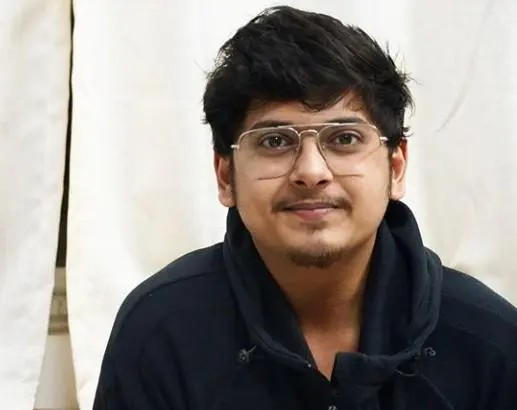
#> input picture face.jpg, 517 x 410 px
$ python face_detection.py
#> lines starting #> are read from the running program, lines starting #| are printed output that depends on the picture; after the words box and inside, x2 and y2 are one past the last pixel; in counts of white or black regions, pixels touching at a corner belong together
import cv2
face_cascade = cv2.CascadeClassifier(cv2.data.haarcascades + "haarcascade_frontalface_default.xml")
image = cv2.imread("face.jpg")
#> image is the input picture: shape (410, 517, 3); mean B, G, R 137.7, 142.8, 148.9
gray = cv2.cvtColor(image, cv2.COLOR_BGR2GRAY)
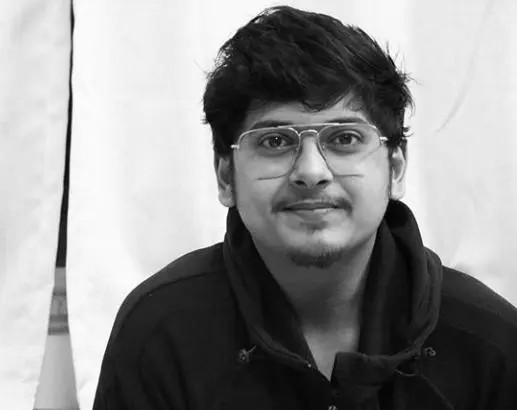
#> gray: shape (410, 517); min 0, max 255, mean 144.1
faces = face_cascade.detectMultiScale(gray, scaleFactor=1.1, minNeighbors=5, minSize=(30, 30))
#> faces = [[218, 70, 184, 184]]
for (x, y, w, h) in faces:
    cv2.rectangle(image, (x, y), (x+w, y+h), (0, 255, 0), 3)
#> this loop made 1 pass
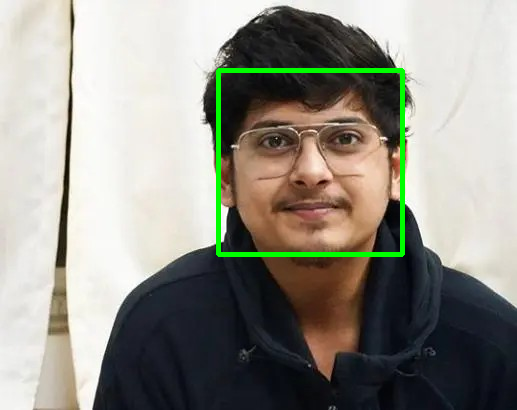
#> image: shape (410, 517, 3); 1.73% of pixels changed, all inside (x1, y1, x2, y2) = (216, 68, 405, 257)
cv2.imshow("Face Detection", image)
cv2.waitKey(0)
cv2.destroyAllWindows()
